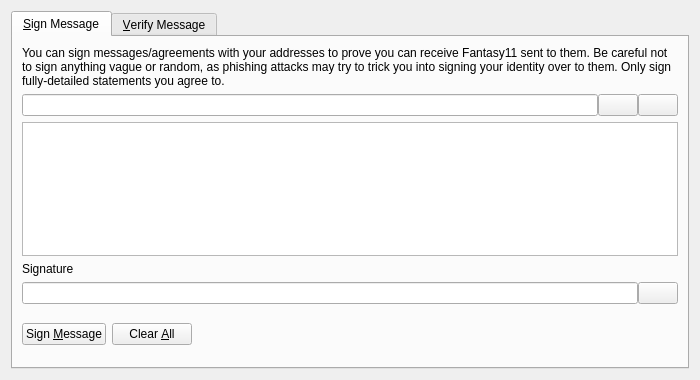
<?xml version="1.0" encoding="UTF-8"?>
<ui version="4.0">
 <class>SignVerifyMessageDialog</class>
 <widget class="QDialog" name="SignVerifyMessageDialog">
  <property name="geometry">
   <rect>
    <x>0</x>
    <y>0</y>
    <width>700</width>
    <height>380</height>
   </rect>
  </property>
  <property name="windowTitle">
   <string>Signatures - Sign / Verify a Message</string>
  </property>
  <property name="modal">
   <bool>true</bool>
  </property>
  <layout class="QVBoxLayout" name="verticalLayout">
   <item>
    <widget class="QTabWidget" name="tabWidget">
     <property name="currentIndex">
      <number>0</number>
     </property>
     <widget class="QWidget" name="tabSignMessage">
      <attribute name="title">
       <string>&amp;Sign Message</string>
      </attribute>
      <layout class="QVBoxLayout" name="verticalLayout_SM">
       <item>
        <widget class="QLabel" name="infoLabel_SM">
         <property name="text">
          <string>You can sign messages/agreements with your addresses to prove you can receive Fantasy11 sent to them. Be careful not to sign anything vague or random, as phishing attacks may try to trick you into signing your identity over to them. Only sign fully-detailed statements you agree to.</string>
         </property>
         <property name="textFormat">
          <enum>Qt::PlainText</enum>
         </property>
         <property name="wordWrap">
          <bool>true</bool>
         </property>
        </widget>
       </item>
       <item>
        <layout class="QHBoxLayout" name="horizontalLayout_1_SM">
         <property name="spacing">
          <number>0</number>
         </property>
         <item>
          <widget class="QValidatedLineEdit" name="addressIn_SM">
           <property name="toolTip">
            <string>The Fantasy11 address to sign the message with</string>
           </property>
          </widget>
         </item>
         <item>
          <widget class="QPushButton" name="addressBookButton_SM">
           <property name="toolTip">
            <string>Choose previously used address</string>
           </property>
           <property name="text">
            <string/>
           </property>
           <property name="shortcut">
            <string>Alt+A</string>
           </property>
           <property name="autoDefault">
            <bool>false</bool>
           </property>
          </widget>
         </item>
         <item>
          <widget class="QPushButton" name="pasteButton_SM">
           <property name="toolTip">
            <string>Paste address from clipboard</string>
           </property>
           <property name="text">
            <string/>
           </property>
           <property name="shortcut">
            <string>Alt+P</string>
           </property>
           <property name="autoDefault">
            <bool>false</bool>
           </property>
          </widget>
         </item>
        </layout>
       </item>
       <item>
        <widget class="QPlainTextEdit" name="messageIn_SM">
         <property name="toolTip">
          <string>Enter the message you want to sign here</string>
         </property>
        </widget>
       </item>
       <item>
        <widget class="QLabel" name="signatureLabel_SM">
         <property name="text">
          <string>Signature</string>
         </property>
         <property name="textFormat">
          <enum>Qt::PlainText</enum>
         </property>
        </widget>
       </item>
       <item>
        <layout class="QHBoxLayout" name="horizontalLayout_2_SM">
         <property name="spacing">
          <number>0</number>
         </property>
         <item>
          <widget class="QLineEdit" name="signatureOut_SM">
           <property name="font">
            <font>
             <italic>true</italic>
            </font>
           </property>
           <property name="readOnly">
            <bool>true</bool>
           </property>
          </widget>
         </item>
         <item>
          <widget class="QPushButton" name="copySignatureButton_SM">
           <property name="toolTip">
            <string>Copy the current signature to the system clipboard</string>
           </property>
           <property name="text">
            <string/>
           </property>
           <property name="autoDefault">
            <bool>false</bool>
           </property>
          </widget>
         </item>
        </layout>
       </item>
       <item>
        <layout class="QHBoxLayout" name="horizontalLayout_3_SM">
         <item>
          <widget class="QPushButton" name="signMessageButton_SM">
           <property name="toolTip">
            <string>Sign the message to prove you own this Fantasy11 address</string>
           </property>
           <property name="text">
            <string>Sign &amp;Message</string>
           </property>
           <property name="autoDefault">
            <bool>false</bool>
           </property>
          </widget>
         </item>
         <item>
          <widget class="QPushButton" name="clearButton_SM">
           <property name="toolTip">
            <string>Reset all sign message fields</string>
           </property>
           <property name="text">
            <string>Clear &amp;All</string>
           </property>
           <property name="autoDefault">
            <bool>false</bool>
           </property>
          </widget>
         </item>
         <item>
          <spacer name="horizontalSpacer_1_SM">
           <property name="orientation">
            <enum>Qt::Horizontal</enum>
           </property>
           <property name="sizeHint" stdset="0">
            <size>
             <width>40</width>
             <height>48</height>
            </size>
           </property>
          </spacer>
         </item>
         <item>
          <widget class="QLabel" name="statusLabel_SM">
           <property name="font">
            <font>
             <weight>75</weight>
             <bold>true</bold>
            </font>
           </property>
           <property name="text">
            <string/>
           </property>
           <property name="wordWrap">
            <bool>true</bool>
           </property>
          </widget>
         </item>
         <item>
          <spacer name="horizontalSpacer_2_SM">
           <property name="orientation">
            <enum>Qt::Horizontal</enum>
           </property>
           <property name="sizeHint" stdset="0">
            <size>
             <width>40</width>
             <height>48</height>
            </size>
           </property>
          </spacer>
         </item>
        </layout>
       </item>
      </layout>
     </widget>
     <widget class="QWidget" name="tabVerifyMessage">
      <attribute name="title">
       <string>&amp;Verify Message</string>
      </attribute>
      <layout class="QVBoxLayout" name="verticalLayout_VM">
       <item>
        <widget class="QLabel" name="infoLabel_VM">
         <property name="text">
          <string>Enter the receiver's address, message (ensure you copy line breaks, spaces, tabs, etc. exactly) and signature below to verify the message. Be careful not to read more into the signature than what is in the signed message itself, to avoid being tricked by a man-in-the-middle attack. Note that this only proves the signing party receives with the address, it cannot prove sendership of any transaction!</string>
         </property>
         <property name="textFormat">
          <enum>Qt::PlainText</enum>
         </property>
         <property name="alignment">
          <set>Qt::AlignLeading|Qt::AlignLeft|Qt::AlignTop</set>
         </property>
         <property name="wordWrap">
          <bool>true</bool>
         </property>
        </widget>
       </item>
       <item>
        <layout class="QHBoxLayout" name="horizontalLayout_1_VM">
         <property name="spacing">
          <number>0</number>
         </property>
         <item>
          <widget class="QValidatedLineEdit" name="addressIn_VM">
           <property name="toolTip">
            <string>The Fantasy11 address the message was signed with</string>
           </property>
          </widget>
         </item>
         <item>
          <widget class="QPushButton" name="addressBookButton_VM">
           <property name="toolTip">
            <string>Choose previously used address</string>
           </property>
           <property name="text">
            <string/>
           </property>
           <property name="shortcut">
            <string>Alt+A</string>
           </property>
           <property name="autoDefault">
            <bool>false</bool>
           </property>
          </widget>
         </item>
        </layout>
       </item>
       <item>
        <widget class="QPlainTextEdit" name="messageIn_VM"/>
       </item>
       <item>
        <widget class="QValidatedLineEdit" name="signatureIn_VM"/>
       </item>
       <item>
        <layout class="QHBoxLayout" name="horizontalLayout_2_VM">
         <item>
          <widget class="QPushButton" name="verifyMessageButton_VM">
           <property name="toolTip">
            <string>Verify the message to ensure it was signed with the specified Fantasy11 address</string>
           </property>
           <property name="text">
            <string>Verify &amp;Message</string>
           </property>
           <property name="autoDefault">
            <bool>false</bool>
           </property>
          </widget>
         </item>
         <item>
          <widget class="QPushButton" name="clearButton_VM">
           <property name="toolTip">
            <string>Reset all verify message fields</string>
           </property>
           <property name="text">
            <string>Clear &amp;All</string>
           </property>
           <property name="autoDefault">
            <bool>false</bool>
           </property>
          </widget>
         </item>
         <item>
          <spacer name="horizontalSpacer_1_VM">
           <property name="orientation">
            <enum>Qt::Horizontal</enum>
           </property>
           <property name="sizeHint" stdset="0">
            <size>
             <width>40</width>
             <height>48</height>
            </size>
           </property>
          </spacer>
         </item>
         <item>
          <widget class="QLabel" name="statusLabel_VM">
           <property name="font">
            <font>
             <weight>75</weight>
             <bold>true</bold>
            </font>
           </property>
           <property name="text">
            <string/>
           </property>
           <property name="wordWrap">
            <bool>true</bool>
           </property>
          </widget>
         </item>
         <item>
          <spacer name="horizontalSpacer_2_VM">
           <property name="orientation">
            <enum>Qt::Horizontal</enum>
           </property>
           <property name="sizeHint" stdset="0">
            <size>
             <width>40</width>
             <height>48</height>
            </size>
           </property>
          </spacer>
         </item>
        </layout>
       </item>
      </layout>
     </widget>
    </widget>
   </item>
  </layout>
 </widget>
 <customwidgets>
  <customwidget>
   <class>QValidatedLineEdit</class>
   <extends>QLineEdit</extends>
   <header>qvalidatedlineedit.h</header>
  </customwidget>
 </customwidgets>
 <resources>
  <include location="../fantasy11.qrc"/>
 </resources>
 <connections/>
</ui>
